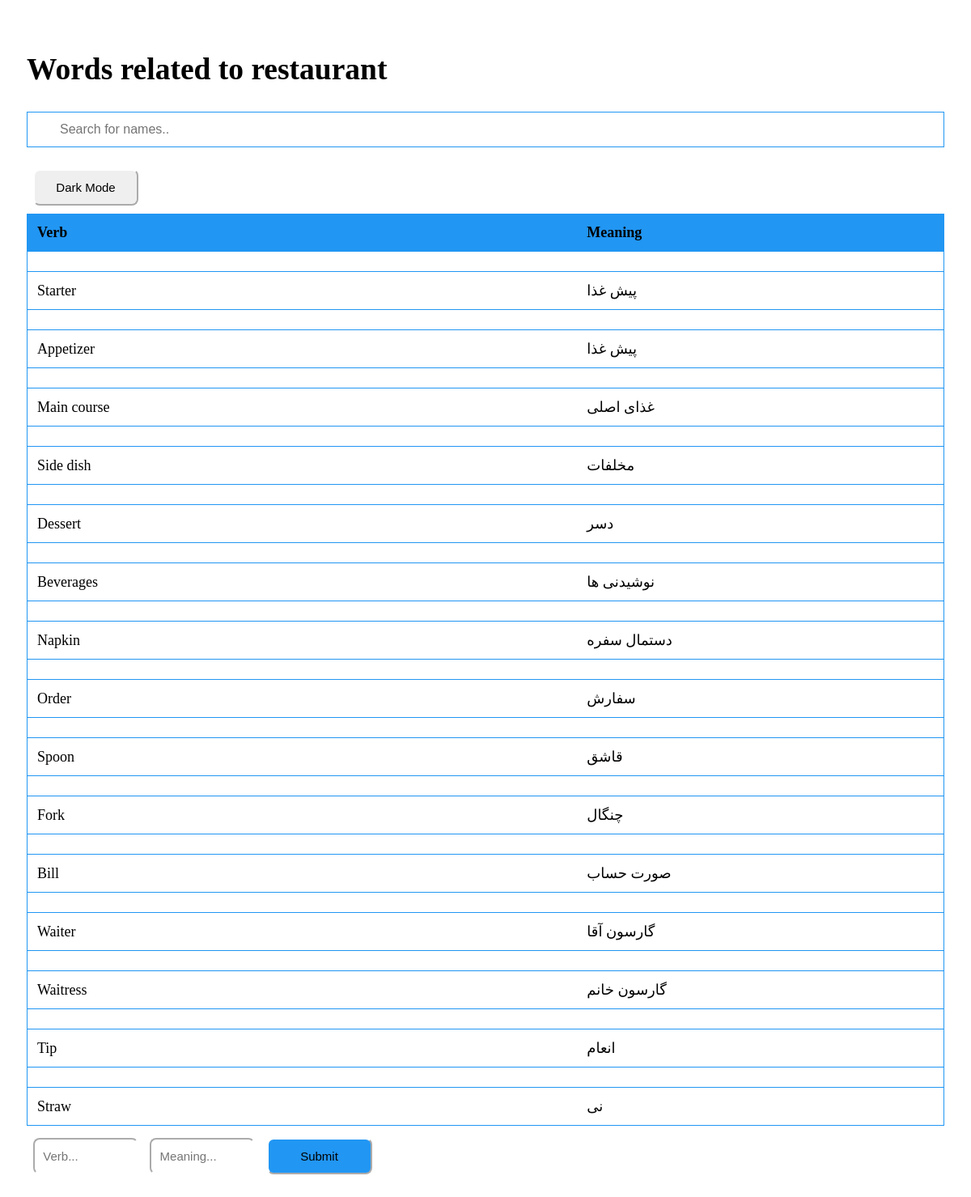
The page /verbs_restaurant on the database its author committed.
### PracticeEnglish/models.py (models this page shows, shortened)
class verb_restaurant(models.Model):
    verb = models.CharField(max_length=30)
    meaning = models.CharField(max_length=30)

### PracticeEnglish/views.py (the view)
# urls.py: path('verbs_restaurant' , views.verbs_restaurant, name= 'verbs_restaurant'),
def verbs_restaurant(request):
    if request.method == "POST":
        form = request.POST
        verb_restaurant.objects.create(verb = form["verb"],meaning = form["meaning"])
    context ={
        'verbs_restaurant' : verb_restaurant.objects.all()
    }
    return render(request, 'PracticeEnglish/verbs_restaurant.html', context)

### PracticeEnglish/templates/PracticeEnglish/verbs_restaurant.html (shortened to what this page needs)
<!DOCTYPE html>
<html>
<head>
  <link rel="stylesheet" href="https://cdnjs.cloudflare.com/ajax/libs/font-awesome/4.7.0/css/font-awesome.min.css">
</head>
<body>
<h2 style="width:40%; font-family:verdana">Words related to restaurant</h2>
<input type="text" id="myInput" onkeyup="myFunction()" placeholder="Search for names.." title="Type in a name">
<table id="myTable">
  <tr class="header">
    <th style="width:60%; font-family:verdana">Verb</th>
    <th style="width:40%; font-family:verdana">Meaning</th>
  </tr>
  <tbody>
    {% for verb_restaurant in verbs_restaurant %}
        <th scope="row"></th>
        <tr>
        <td>
            {{ verb_restaurant.verb }}
        </td>
        <td>
            {{ verb_restaurant.meaning }}
        </td>
        </tr>
        {% endfor %}
        <button onclick="myFunction2()" style="width:130px; height: 45px; margin-bottom: 10px; margin-left: 8px;margin-top: 15px; border-radius: 8px; font-size: 15px; border-color: white;"><div id="myDIV">Dark Mode</div></button>
 </tbody>
</table>
<form action="/verbs_restaurant" method="post">{% csrf_token %}
  <input type="text" name="verb" id="verb" placeholder="  Verb..." style="width:130px; height: 45px; margin-bottom: 10px; margin-left: 8px;margin-top: 15px; border-radius: 8px; font-size: 15px; border-color: white;">
  <input type="text" name="meaning" id="meaning" placeholder="  Meaning..." style="width:130px; height: 45px; margin-bottom: 10px; margin-left: 8px;margin-top: 15px; border-radius: 8px; font-size: 15px; border-color: white; " >
  <input type="submit"style="width:130px; height: 45px; margin-bottom: 10px; margin-left: 8px; margin-top: 15px; background-color: #2196f3; border-radius: 8px; font-size: 15px; border-color: white;">
</form>
</body>
</html>

### PracticeEnglish/templates/PracticeEnglish/verbs_restaurant.html (style rules this page uses)
* { box-sizing: border-box; }
#myInput { background-image: url('/css/searchicon.png'); background-position: 10px 10px; background-repeat: no-repeat; width: 100%; font-size: 16px; padding: 12px 20px 12px 40px; border: 1px solid #2196f3; margin-bottom: 12px; }
#myTable { border-collapse: collapse; width: 100%; border: 1px solid #2196f3; font-size: 18px; }
#myTable th, #myTable td { text-align: left; padding: 12px; }
#myTable tr { border-bottom: 1px solid #2196f3; }
#myTable tr.header, #myTable tr:hover { background-color: #2196f3; }
body { padding: 25px; background-color: white; color: black; font-size: 25px; }

### rows shown on the page
verb_restaurant: verb "Starter", meaning "پیش غذا"
verb_restaurant: verb "Appetizer", meaning "پیش غذا"
verb_restaurant: verb "Main course", meaning "غذای اصلی"
verb_restaurant: verb "Side dish", meaning "مخلفات"
verb_restaurant: verb "Dessert", meaning "دسر"
verb_restaurant: verb "Beverages", meaning "نوشیدنی ها"
verb_restaurant: verb "Napkin", meaning "دستمال سفره"
verb_restaurant: verb "Order", meaning "سفارش"
verb_restaurant: verb "Spoon", meaning "قاشق"
verb_restaurant: verb "Fork", meaning "چنگال"
verb_restaurant: verb "Bill", meaning "صورت حساب"
verb_restaurant: verb "Waiter", meaning "گارسون آقا"
verb_restaurant: verb "Waitress", meaning "گارسون خانم"
verb_restaurant: verb "Tip", meaning "انعام"
verb_restaurant: verb "Straw", meaning "نی"
